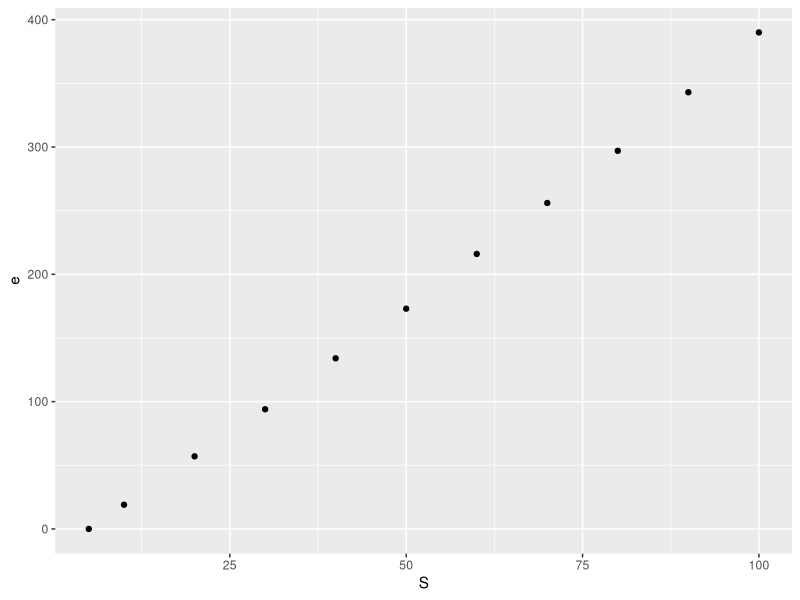
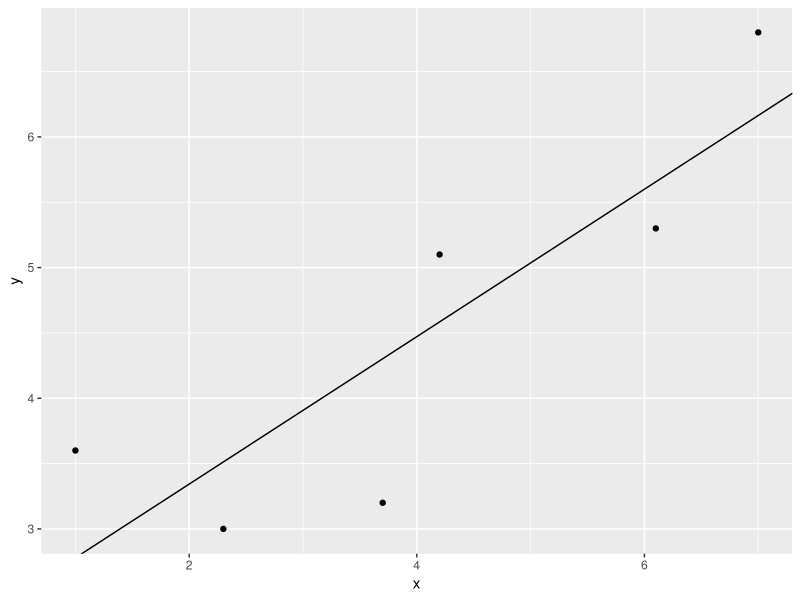
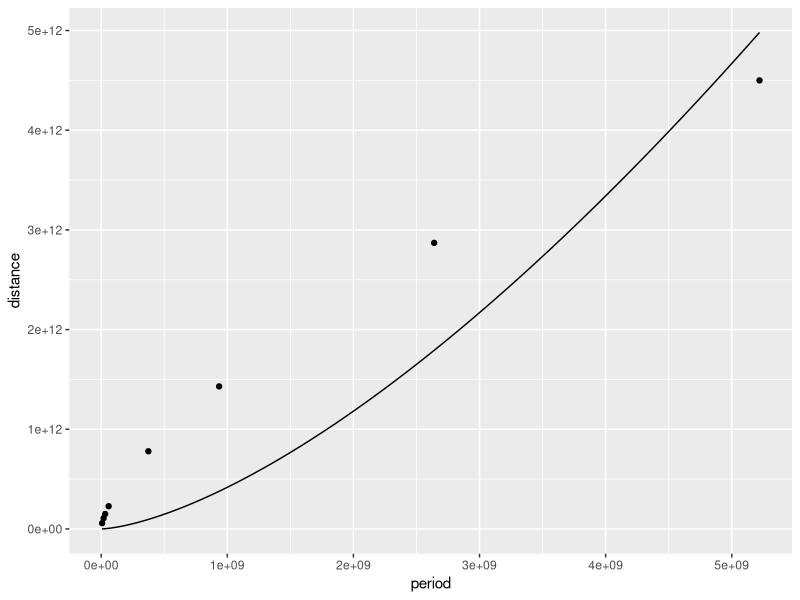

Generate these figures, in order, with R:
## ---- chunk 1
library(ggplot2)
## ---- chunk 2
S <- c(5, seq(10, 100, 10))
e <- c(0, 19, 57, 94, 134, 173, 216, 256, 297, 343, 390)

qplot(x = S, y = e)
## ---- chunk 3
x <- c(1.0,2.3,3.7,4.2,6.1,7.0)
y <- c(3.6,3.0,3.2,5.1,5.3,6.8)

df <- data.frame(x,y)

lm <- lm(y ~ x, df)
lm$coefficients

f3 <- ggplot(data=df) + geom_point(aes(x=x, y=y)) + geom_abline(intercept= 2.214853, slope=0.5642337)
f3
## ---- chunk 4
body <- c("Mercury", "Venus", "Earth", "Mars", 
          "Jupiter", "Saturn", "Uranus", "Neptune")
period <- c(7.6 * 10^6, 1.94 * 10^7, 3.16 * 10^7, 
            5.94 * 10^7, 3.74 * 10^8, 9.35 * 10^8, 
            2.64 * 10^9, 5.22 * 10^9)
distance <- c(5.79 * 10^10, 1.08 * 10^11, 1.5 * 10^11, 
              2.28 * 10^11, 7.79 * 10^11, 1.43 * 10^12, 
              2.87 * 10^12, 4.5 * 10^12)
df <- data.frame(body, period, distance)
df
## ---- chunk 5
n <- 3/2

model <- function (x, y, n)
{
  numerator <- sum(y * x^n)
  denominator <- sum(x^(2*n))
  print(numerator)
  print(denominator)
  result <- numerator / denominator
  return (result)
}

a <- model(df$period, df$distance, n)
a

planet <- function(a, x, n)
{
  yestimate <- a * (x^(n))
  return(yestimate)
}

x_vals <- seq(min(df$period), max(df$period), by=100000)
y_mest <- planet(a, x_vals, n)
dfplanet<- data.frame(x_vals, y_mest)

## ---- chunk 6
f4 <- ggplot(df) + geom_point(aes(x=period, y=distance)) + geom_line(data=dfplanet, aes(x=x_vals, y=y_mest)) 
f4
